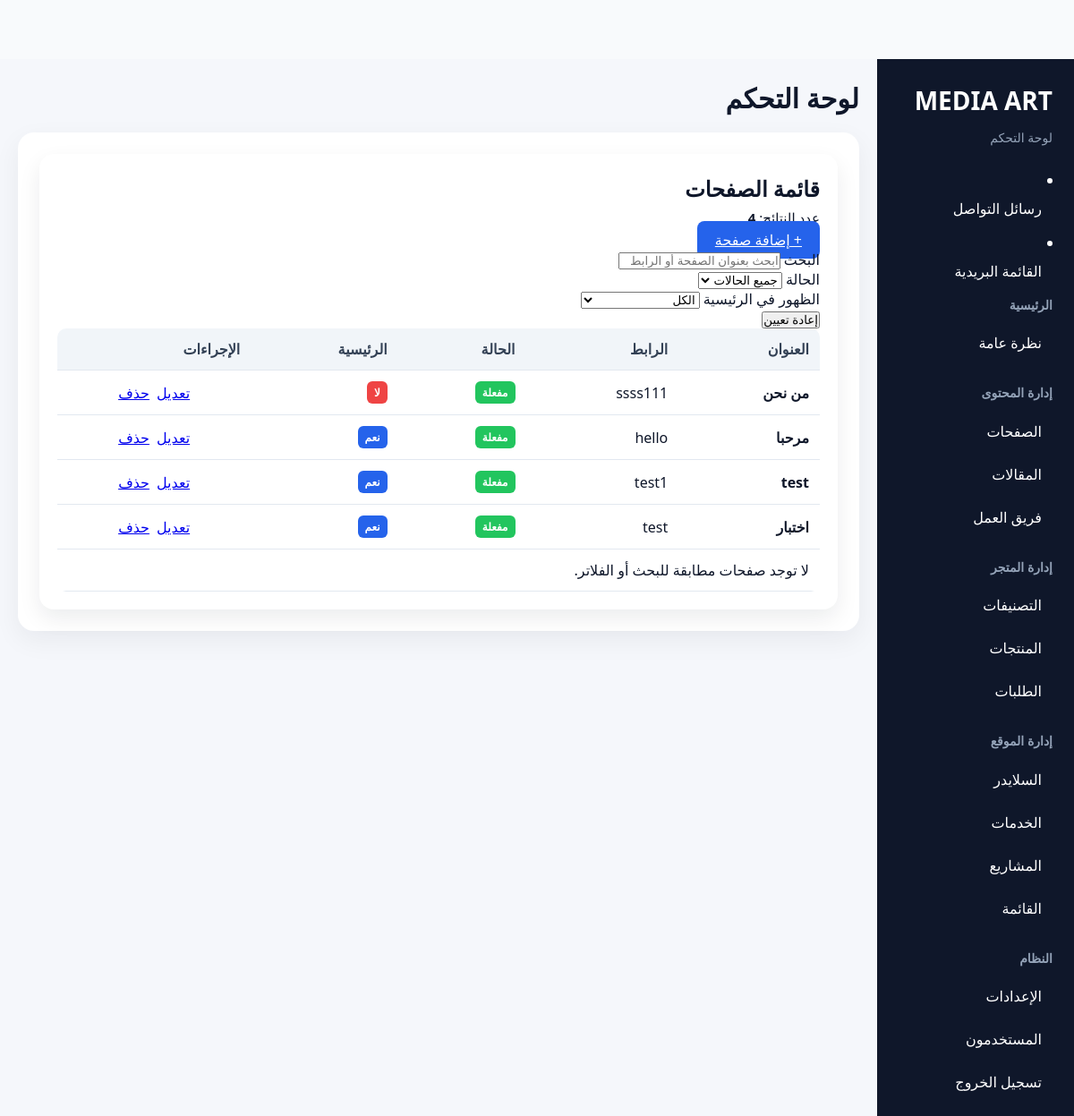
Screenshot of /dash770813890/pages (signed in) with the database file from the repository.
### app/models/page.py (models this page shows, shortened)
class Page(db.Model):
    __tablename__ = "pages"
    id = db.Column(db.Integer, primary_key=True)
    title = db.Column(db.String(150), nullable=False)  # مؤقتًا للتوافق مع النظام الحالي
    title_ar = db.Column(db.String(150))
    title_en = db.Column(db.String(150))
    title_ja = db.Column(db.String(150))
    slug = db.Column(db.String(150), unique=True, nullable=False)  # مؤقتًا
    slug_ar = db.Column(db.String(150), unique=True)
    slug_en = db.Column(db.String(150), unique=True)
    slug_ja = db.Column(db.String(150), unique=True)
    content = db.Column(db.Text, nullable=False)
    content_ar = db.Column(db.Text)
    content_en = db.Column(db.Text)
    content_ja = db.Column(db.Text)
    page_type = db.Column(
        db.String(20),
        default="main"
    )  # main / child
    parent_id = db.Column(
        db.Integer,
        db.ForeignKey("pages.id"),
        nullable=True
    )
    parent = db.relationship(
        "Page",
        remote_side=[id],
        backref="children"
    )
    template = db.Column(
        db.String(100),
        default="default"
    )
    show_in_menu = db.Column(
        db.Boolean,
        default=True
    )
    show_on_home = db.Column(
        db.Boolean,
        default=False
    )
    show_in_footer = db.Column(
        db.Boolean,
        default=False
    )
    display_order = db.Column(
        db.Integer,
        default=0
    )
    is_active = db.Column(
        db.Boolean,
        default=True
    )

### app/routes/admin.py (the view)
@admin_bp.route("/pages")
@admin_required
def pages_list():
    pages = Page.query.order_by(Page.id.desc()).all()
    return render_template("admin/pages_list.html", pages=pages)

### app/routes/admin.py (called while the page is built)
def admin_required(view):
    @wraps(view)
    @login_required
    def wrapped_view(*args, **kwargs):
        if current_user.role != "admin":
            logout_user()
            flash("ليس لديك صلاحية للوصول إلى لوحة الإدارة.", "error")
            return redirect(url_for("auth.login"))
        return view(*args, **kwargs)
    return wrapped_view

### app/templates/admin/pages_list.html (shortened to what this page needs)
{% extends "admin/base.html" %}
{% block content %}
<div class="page-card">
    <div class="section-header">
        <div>
            <h2>قائمة الصفحات</h2>
            <p class="admin-results-text">
                عدد النتائج:
                <strong id="pagesResultsCount">{{ pages|length }}</strong>
            </p>
        </div>
        <a
            href="{{ url_for('admin.create_page') }}"
            class="btn btn-primary"
        >
            + إضافة صفحة
        </a>
    </div>
    <div class="admin-filters">
        <div class="admin-filter-group admin-filter-search">
            <label for="pageSearch">البحث</label>
            <input
                type="search"
                id="pageSearch"
                class="admin-input"
                placeholder="ابحث بعنوان الصفحة أو الرابط..."
                autocomplete="off"
            >
        </div>
        <div class="admin-filter-group">
            <label for="pageStatusFilter">الحالة</label>
            <select id="pageStatusFilter" class="admin-select">
                <option value="">جميع الحالات</option>
            </select>
        </div>
        <div class="admin-filter-group">
            <label for="pageHomeFilter">الظهور في الرئيسية</label>
            <select id="pageHomeFilter" class="admin-select">
                <option value="">الكل</option>
            </select>
        </div>
        <div class="admin-filter-group admin-filter-button">
            <button
                type="button"
                id="resetPageFilters"
                class="btn btn-edit"
            >
                إعادة تعيين
            </button>
        </div>
    </div>
    <div class="admin-table-wrapper">
        <table class="admin-table">
            <thead>
                <tr>
                    <th>العنوان</th>
                    <th>الرابط</th>
                    <th>الحالة</th>
                    <th>الرئيسية</th>
                    <th>الإجراءات</th>
                </tr>
            </thead>
            <tbody id="pagesTableBody">
                {% for page in pages %}
                {% set page_status = 'active' if page.is_active else 'inactive' %}
                {% set page_home = 'yes' if page.show_on_home else 'no' %}
                <tr
                    class="page-row"
                    data-title="{{ page.title|lower }}"
                    data-slug="{{ page.slug|lower }}"
                    data-status="{{ page_status }}"
                    data-home="{{ page_home }}"
                >
                    <td>
                        <strong>{{ page.title }}</strong>
                    </td>
                    <td>
                        {{ page.slug }}
                    </td>
                    <td>
                        {% if page.is_active %}
                            <span class="status-badge status-completed">
                                مفعلة
                            </span>
                        {% else %}
                            <span class="status-badge status-unpaid">
                                مخفية
                            </span>
                        {% endif %}
                    </td>
                    <td>
                        {% if page.show_on_home %}
                            <span class="status-badge status-paid">
                                نعم
                            </span>
                        {% else %}
                            <span class="status-badge status-unpaid">
                                لا
                            </span>
                        {% endif %}
                    </td>
                    <td>
                        <div class="admin-actions">
                            <a
                                href="{{ url_for('admin.edit_page', page_id=page.id) }}"
                                class="btn btn-edit"
                            >
                                تعديل
                            </a>
                            <a
                                href="{{ url_for('admin.delete_page', page_id=page.id) }}"
                                class="btn btn-delete js-confirm-delete"
                                data-confirm-message="هل أنت متأكد من حذف هذه الصفحة؟"
                            >
                                حذف
                            </a>
                        </div>
                    </td>
                </tr>
                {% endfor %}
                    <td colspan="5" class="admin-empty-state">
                        لا توجد صفحات مطابقة للبحث أو الفلاتر.
                    </td>
            </tbody>
        </table>
    </div>
</div>
{% endblock %}

### app/static/css/admin.css (style rules this page uses)
body { margin: 0; font-family: system-ui, sans-serif; background: #f8fafc; color: #0f172a; direction: rtl; }
.page-card { background: white; padding: 24px; border-radius: 16px; box-shadow: 0 10px 25px rgba(15,23,42,0.08); overflow-x: auto; }
.admin-table { width: 100%; border-collapse: collapse; min-width: 720px; }
.admin-table th, .admin-table td { padding: 12px; border-bottom: 1px solid #e2e8f0; text-align: right; }
.form-control, input, textarea, select { max-width: 100%; box-sizing: border-box; }
.admin-actions { display: flex; align-items: center; justify-content: center; gap: 8px; white-space: nowrap; }
.page-card { width: 100%; max-width: none; padding: 20px; box-sizing: border-box; overflow-x: auto; }
.admin-table { width: 100%; }
.admin-table-wrapper { width: 100%; overflow-x: auto; }

### app/static/css/parts/legacy.css (style rules this page uses)
html, body { width: 100%; overflow-x: hidden; }
body { margin: 0; font-family: 'Cairo', sans-serif; background: #f8fafc; color: #0f172a; }
:root { --primary: #2563eb; --primary-dark: #1d4ed8; --dark: #0f172a; --muted: #475569; --soft: #f8fafc; --card-shadow: 0 14px 40px rgba(15, 23, 42, 0.08); --card-shadow-hover: 0 22px 50px rgba(15, 23, 42, 0.14); --radius-lg: 22px; --radius-md: 16px; }
.admin-table { width: 100%; border-collapse: collapse; }
.admin-table th, .admin-table td { padding: 14px 12px; border-bottom: 1px solid #e2e8f0; text-align: right; }
.admin-table th { background: #f8fafc; color: #334155; font-weight: 700; }
.admin-actions { display: flex; gap: 8px; flex-wrap: wrap; }
.status-badge { display: inline-block; padding: 6px 10px; border-radius: 999px; font-size: 12px; font-weight: bold; }
.status-completed { background: #dcfce7; color: #166534; }
.status-paid { background: #dcfce7; color: #166534; }
.status-unpaid { background: #fee2e2; color: #991b1b; }
.page-card { background: #fff; border-radius: 12px; padding: 20px; box-shadow: 0 4px 20px rgba(0,0,0,0.05); }
.admin-table th, .admin-table td { padding: 12px; border-bottom: 1px solid #eee; text-align: right; }
.admin-table th { background: #f1f5f9; }
.status-badge { padding: 4px 8px; border-radius: 6px; font-size: 12px; }
.status-completed { background: #22c55e; color: #fff; }
.status-unpaid { background: #ef4444; color: #fff; }
.status-paid { background: #2563eb; color: #fff; }
.admin-table { width: 100%; border-collapse: collapse; background: white; border-radius: 10px; overflow: hidden; }
.admin-table th { background: #f1f5f9; padding: 12px; text-align: right; }
.admin-table td { padding: 12px; border-bottom: 1px solid #eee; }
.page-card { background: white; padding: 20px; border-radius: 12px; box-shadow: 0 4px 20px rgba(0,0,0,0.05); }

### app/static/css/parts/final-shop.css (style rules this page uses)
:root { --shop-header-offset: 72px; }
:root { --global-header-height: 66px; }
body { padding-top: var(--global-header-height); }

### app/static/css/parts/final-home.css (style rules this page uses)
* { margin: 0; padding: 0; box-sizing: border-box; }
.btn-primary { background: #2563eb; color: #fff; padding: 10px 20px; border-radius: 8px; }
h1, h2, h3, p { line-height: 1.6; word-break: break-word; }
.btn-primary, .btn-outline { transition: 0.25s ease; }
p { font-size: 15px; line-height: 1.8; }
html { scroll-behavior: smooth; }

### rows the page displays
Page: title "من نحن", slug "ssss111", is_active "مفعلة", show_on_home "لا"
Page: title "مرحبا", slug "hello", is_active "مفعلة", show_on_home "نعم"
Page: title "test", slug "test1", is_active "مفعلة", show_on_home "نعم"
Page: title "اختبار", slug "test", is_active "مفعلة", show_on_home "نعم"

### other values shown
{{ pages|length }} "4"
